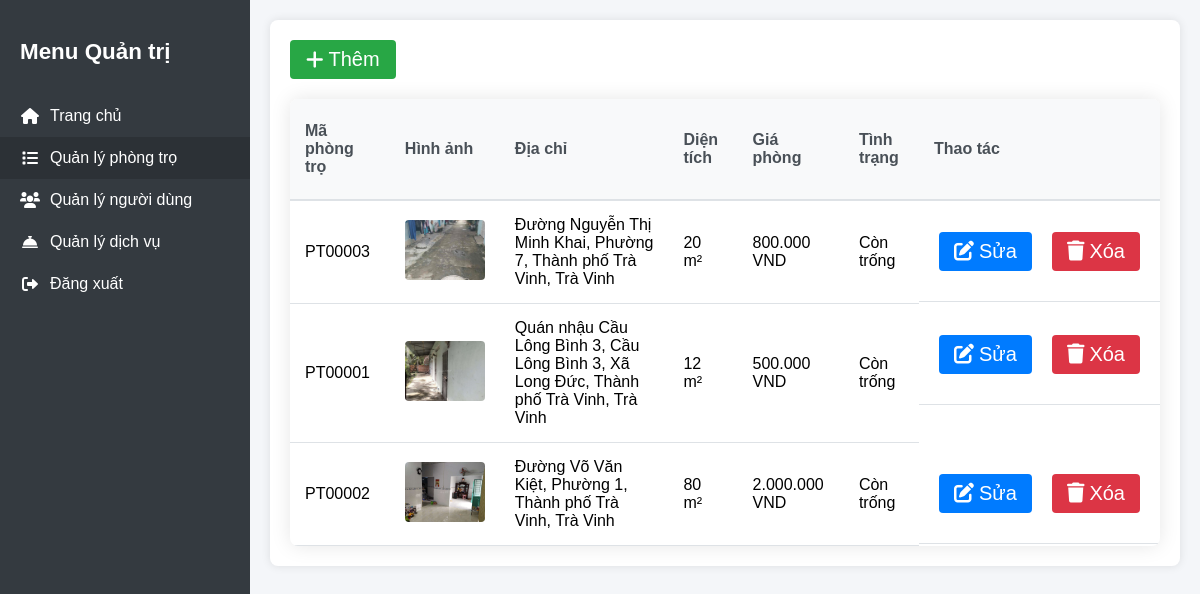
Page /administrator/admin_dashboard.php (signed in) on the committed database.
### tables this page shows
CREATE TABLE `phongtro` (
  `maPhongTro` varchar(10) NOT NULL COMMENT 'Mã phòng trọ',
  `maKhuTro` varchar(10) NOT NULL COMMENT 'Mã khu trọ',
  `maLoaiPhong` varchar(10) NOT NULL COMMENT 'Mã loại phòng',
  `dienTich` int(3) NOT NULL COMMENT 'Diện tích phòng trọ',
  `tinhTrang` enum('empty','rented') NOT NULL COMMENT 'Tình trạng phòng trọ',
  `ngayDang` date NOT NULL DEFAULT current_timestamp() COMMENT 'Ngày đăng phòng trọ'
);

CREATE TABLE `hinhanhphong` (
  `maHinhAnh` varchar(10) NOT NULL COMMENT 'Mã hình ảnh',
  `maPhongTro` varchar(10) NOT NULL COMMENT 'Mã phòng trọ',
  `anhDaiDien` varchar(255) NOT NULL COMMENT 'Hình ảnh đại diện của phòng trọ',
  `hinhAnh` varchar(255) NOT NULL COMMENT 'Hình ảnh minh họa của phòng trọ'
);

CREATE TABLE `khutro` (
  `maKhuTro` varchar(10) NOT NULL COMMENT 'Mã khu trọ',
  `tenKhuTro` varchar(100) NOT NULL COMMENT 'Tên khu trọ',
  `diaChi` text NOT NULL COMMENT 'Địa chỉ khu trọ',
  `chuTro` varchar(50) NOT NULL COMMENT 'Tên chủ trọ',
  `sdtChuTro` varchar(10) NOT NULL COMMENT 'Số điện thoại của chủ trọ',
  `googleMap` text NOT NULL COMMENT 'Địa chỉ Google Map'
);

CREATE TABLE `loaiphong` (
  `maLoaiPhong` varchar(10) NOT NULL COMMENT 'Mã loại phòng',
  `tenLoaiPhong` varchar(50) NOT NULL COMMENT 'Tên loại phòng',
  `giaPhong` int(10) UNSIGNED NOT NULL COMMENT 'Giá cả phòng trọ',
  `moTaPhongTro` text NOT NULL COMMENT 'Mô tả phòng trọ'
);

### administrator/danhsach_phongtro.php (the view, shortened to what this page needs)
<?php
$sql = "SELECT
    pt.maPhongTro,
    pt.ngayDang,
    pt.dienTich,
    pt.tinhTrang,
    lp.giaPhong,
    lp.moTaPhongTro,
    kt.diaChi,
    kt.chuTro,
    kt.sdtChuTro,
    hp.anhDaiDien
FROM phongtro pt
JOIN khutro kt ON pt.maKhuTro = kt.maKhuTro
JOIN loaiphong lp ON pt.maLoaiPhong = lp.maLoaiPhong
LEFT JOIN hinhanhphong hp ON pt.maPhongTro = hp.maPhongTro
ORDER BY pt.ngayDang DESC";
$result = $conn->query($sql);
?>
<div class="admin-table">
    <div class="table-actions">
        <div class="search-box">
            <a href="admin_dashboard.php?page=them_phongtro" class="add-new-btn">
                <i class="fas fa-plus"></i>
                Thêm
            </a>
        </div>
    </div>
    <table>
        <thead>
            <tr>
                <th>Mã phòng trọ</th>
                <th>Hình ảnh</th>
                <th>Địa chỉ</th>
                <th>Diện tích</th>
                <th>Giá phòng</th>
                <th>Tình trạng</th>
                <th>Thao tác</th>
            </tr>
        </thead>
        <tbody id="tableBody">
            <?php
            if ($result->num_rows > 0) {
                while($row = $result->fetch_assoc()) {
                    $imagePath = $row['anhDaiDien'];
                    echo "<tr>";
                    echo "<td>{$row['maPhongTro']}</td>";
                    echo "<td><img src='{$imagePath}' alt='Hình ảnh phòng trọ' class='product-image'></td>";
                    echo "<td>{$row['diaChi']}</td>";
                    echo "<td>{$row['dienTich']} m²</td>";
                    echo "<td>" . number_format($row['giaPhong'], 0, ',', '.') . " VND</td>";
                    echo "<td>" . ($row['tinhTrang'] ? 'Còn trống' : 'Đã cho thuê') . "</td>";
                    echo "<td class='action-buttons'>
                            <a href='admin_dashboard.php?page=sua_phongtro&id={$row['maPhongTro']}' class='edit-btn'>
                                <i class='fas fa-edit'></i> Sửa
                            </a>
                            <a href='admin_dashboard.php?page=xoa_phongtro&id={$row['maPhongTro']}' class='delete-btn' onclick='return confirm(\"Bạn có chắc chắn muốn xóa phòng trọ này?\")'>
                                <i class='fas fa-trash'></i> Xóa
                            </a>
                          </td>";
                    echo "</tr>";
                }
            } else {
                echo "<tr><td colspan='9'>Không có phòng trọ nào</td></tr>";
            }
            ?>
        </tbody>
    </table>
</div>

### styles.css (style rules this page uses)
html { font-size: 100%; font-family: sans-serif; box-sizing: border-box; }
body { display: flex; flex-direction: column; min-height: 100vh; margin: 0; }
a { text-decoration: none; font-size: 1.25rem; color: white; }
.admin-table { background: white; padding: 20px; border-radius: 8px; box-shadow: 0 0 10px rgba(0,0,0,0.1); }
.admin-table table { width: 100%; border-collapse: collapse; margin-top: 20px; }
.admin-table th, .admin-table td { padding: 12px; text-align: left; border-bottom: 1px solid #dee2e6; height: 70px; }
.admin-table th { background-color: #f8f9fa; font-weight: 600; color: #495057; }
.admin-table .product-image { width: 80px; height: 60px; object-fit: cover; border-radius: 4px; }
.action-buttons { height: 100%; display: flex; align-items: center; gap: 10px; }
.action-buttons a { padding: 8px 15px; margin: 0 5px; border-radius: 4px; text-decoration: none; display: inline-flex; align-items: center; gap: 5px; height: fit-content; }
.edit-btn { background-color: #007bff; color: white; }
.delete-btn { background-color: #dc3545; color: white; }
.add-new-btn { background-color: #28a745; color: white; padding: 8px 16px; border-radius: 4px; text-decoration: none; display: inline-flex; align-items: center; gap: 5px; }
.search-box { display: flex; gap: 10px; margin-bottom: 20px; }
.admin-table table { border-collapse: separate; border-spacing: 0; width: 100%; margin-top: 1rem; background: white; border-radius: 8px; overflow: hidden; box-shadow: 0 0 20px rgba(0,0,0,0.1); }
.admin-table th { background: #f8f9fa; padding: 15px; font-weight: 600; text-align: left; color: #495057; border-bottom: 2px solid #dee2e6; }
.admin-table td { padding: 15px; border-bottom: 1px solid #dee2e6; vertical-align: middle; }

### rows in the picture
phongtro: maPhongTro "PT00003", hinhanhphong.anhDaiDien (picture), maKhuTro.diaChi "Đường Nguyễn Thị Minh Khai, Phường 7, Thành phố Trà Vinh, Trà Vinh", dienTich "20", maLoaiPhong.giaPhong "800.000", tinhTrang "Còn trống"
phongtro: maPhongTro "PT00001", hinhanhphong.anhDaiDien (picture), maKhuTro.diaChi "Quán nhậu Cầu Lông Bình 3, Cầu Lông Bình 3, Xã Long Đức, Thành phố Trà Vinh, Trà Vinh", dienTich "12", maLoaiPhong.giaPhong "500.000", tinhTrang "Còn trống"
phongtro: maPhongTro "PT00002", hinhanhphong.anhDaiDien (picture), maKhuTro.diaChi "Đường Võ Văn Kiệt, Phường 1, Thành phố Trà Vinh, Trà Vinh", dienTich "80", maLoaiPhong.giaPhong "2.000.000", tinhTrang "Còn trống"
